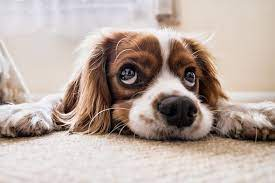
#> input picture img.jpg, 275 x 183 px, given in place of the camera
$ python day7.py
#> lines starting #> are read from the running program, lines starting #| are printed output that depends on the picture
import cv2, plotly, plotly.express as px, skimage
vid=cv2.VideoCapture(0)
while True:
    flag,img=vid.read()
#> img is the input picture: shape (183, 275, 3); mean B, G, R 162.4, 170.3, 186
    if flag:
        gray_img=cv2.cvtColor(
            img,
            cv2.COLOR_BGR2GRAY
        )
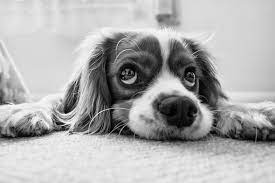
#> gray_img: shape (183, 275); min 0, max 254, mean 174.1
        blue_img=cv2.subtract(
            img[:,:,-3],
            gray_img
        )
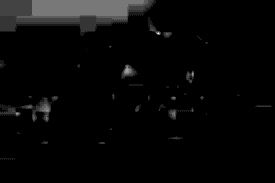
#> blue_img: shape (183, 275); min 0, max 19, mean 0.591; drawn with min black and max white
        th, blue_binary = cv2.threshold(blue_img,55,255,cv2.THRESH_BINARY)
#> blue_binary: shape (183, 275); every value is 0
        blue_binary2 = skimage.morphology.remove_small_objects(
            blue_binary.astype(bool), 150
        ).astype('uint8')
        strel=cv2.getStructuringElement(
            cv2.MORPH_ELLIPSE,(10,10)
        )
        blue_binary3 = cv2.dilate(
            blue_binary2.astype('uint8'),
            strel,iterations=1
        )
        blue_binary4 = skimage.morphology.remove_small_holes(
            blue_binary3.astype(bool), 5000
        )
        labels = skimage.measure.label(blue_binary4)
#> labels: shape (183, 275) int32; every value is 0
        rp = skimage.measure.regionprops(labels, blue_binary4)
#> rp = []
        img_orig=img.copy()
        if len(rp)>0:
            (y1,x1,y2,x2)=rp[0].bbox
            cv2.rectangle (
                img_orig,
                pt1 = (x1,y1),pt2=(x2,y2),
                color = (255,255,0),
                thickness = 5
            )

    cv2.imshow('Preview',img_orig)
    key=cv2.waitKey(1)
#> (key q is pressed here)
    if key==ord('q'):
        break

vid.release()
cv2.destroyAllWindows()
